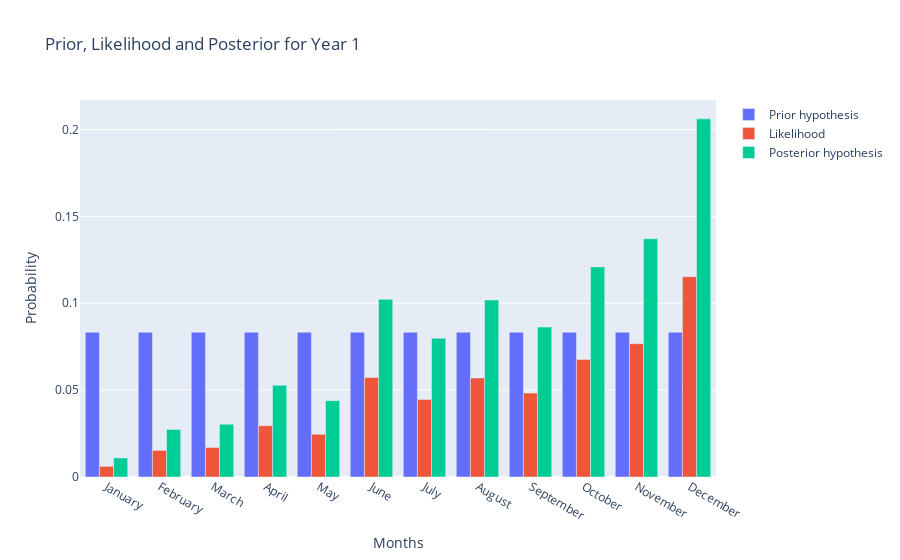

This figure's notebook cell:
### Code cell
fig.update_layout(
    title='Prior, Likelihood and Posterior for Year 1',
    xaxis_title='Months',
    yaxis_title='Probability',
    barmode='group')

### Figure 1 — Plotly figure (JSON) as saved in the notebook; plotly's stock layout.template omitted (floating-point values rounded to 4 significant figures)
{"data": [{"name": "Prior hypothesis", "type": "bar", "x": ["January", "February", "March", "April", "May", "June", "July", "August", "September", "October", "November", "December"], "y": [0.08333, 0.08333, 0.08333, 0.08333, 0.08333, 0.08333, 0.08333, 0.08333, 0.08333, 0.08333, 0.08333, 0.08333]}, {"name": "Likelihood", "type": "bar", "x": ["January", "February", "March", "April", "May", "June", "July", "August", "September", "October", "November", "December"], "y": [0.006142, 0.0153, 0.017, 0.02953, 0.02459, 0.05722, 0.04468, 0.057, 0.04828, 0.06766, 0.07672, 0.1153]}, {"name": "Posterior hypothesis", "type": "bar", "x": ["January", "February", "March", "April", "May", "June", "July", "August", "September", "October", "November", "December"], "y": [0.01098, 0.02735, 0.03038, 0.05278, 0.04395, 0.1023, 0.07986, 0.1019, 0.0863, 0.1209, 0.1371, 0.2061]}], "layout": {"autosize": true, "barmode": "group", "dragmode": "zoom", "title": {"text": "Prior, Likelihood and Posterior for Year 1"}, "xaxis": {"autorange": true, "range": [-0.5, 11.5], "title": {"text": "Months"}, "type": "category"}, "yaxis": {"autorange": true, "range": [0, 0.217], "title": {"text": "Probability"}, "type": "linear"}}}
